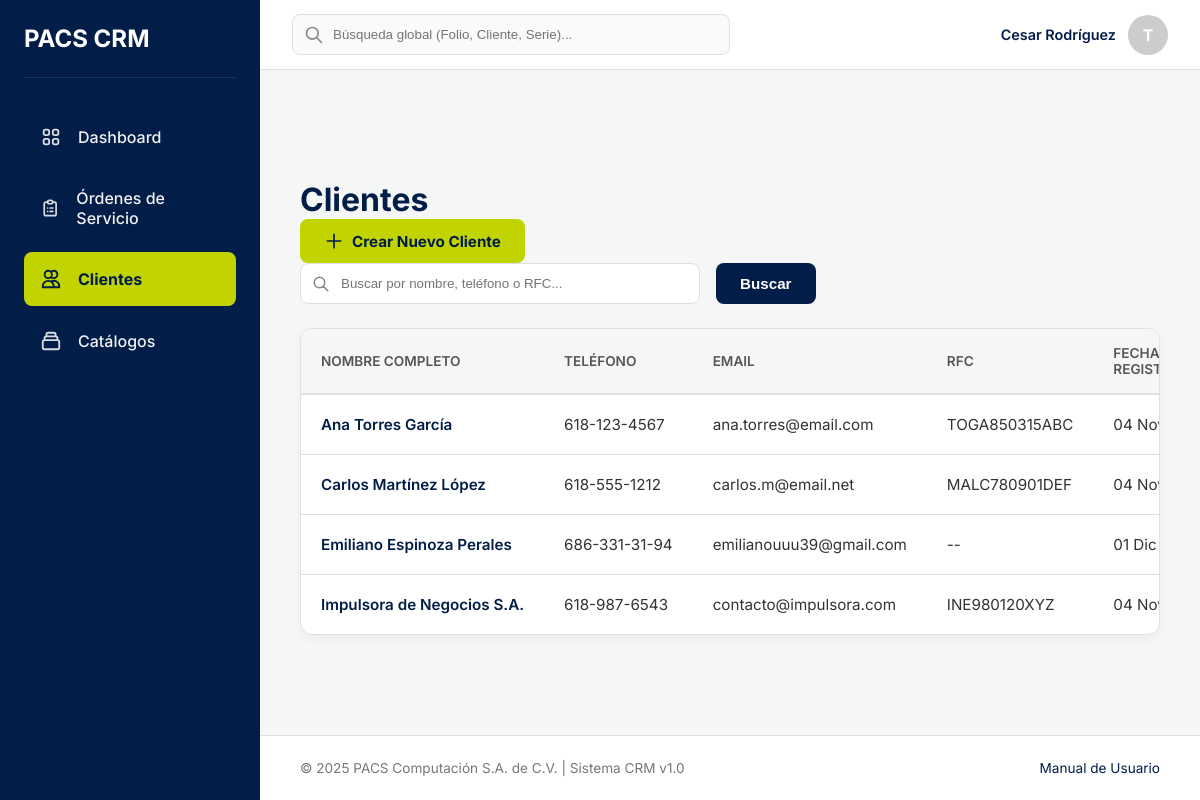
Screenshot of /clientes/ (signed in) with the database file from the repository.
### gestion_clientes/models.py (models this page shows, shortened)
class Cliente(models.Model):
    nombre_completo = models.CharField(max_length=255, verbose_name="Nombre completo")
    telefono = models.CharField(max_length=20, unique=True)
    email = models.EmailField(max_length=254, unique=True, blank=True, null=True)
    rfc = models.CharField(max_length=13, blank=True, null=True, verbose_name="RFC")
    calle = models.CharField(max_length=255, blank=True, null=True)
    numero_exterior = models.CharField(max_length=20, blank=True, null=True, verbose_name="Número Exterior") # Ajustado max_length
    numero_interior = models.CharField(max_length=20, blank=True, null=True, verbose_name="Número Interior") # Ajustado max_length
    colonia = models.CharField(max_length=100, blank=True, null=True)
    codigo_postal = models.CharField(max_length=10, blank=True, null=True, verbose_name="Código Postal") # Ajustado max_length
    ciudad = models.CharField(max_length=100, blank=True, null=True)
    estado = models.CharField(max_length=100, blank=True, null=True)
    fecha_registro = models.DateTimeField(auto_now_add=True, verbose_name="Fecha de registro")
    class Meta:
        verbose_name = "Cliente"
        verbose_name_plural = "Clientes"
        ordering = ['nombre_completo']

### gestion_clientes/views.py (the view)
# urls.py: path('', views.lista_clientes, name='lista_clientes'),
@login_required
def lista_clientes(request):
    query = request.GET.get('q')
    if query:
        clientes_list = Cliente.objects.filter(
            Q(nombre_completo__icontains=query) |
            Q(telefono__icontains=query) |
            Q(rfc__icontains=query) |
            Q(email__icontains=query)
        ).distinct()
    else:
        clientes_list = Cliente.objects.all()
    paginator = Paginator(clientes_list, 10)
    page_number = request.GET.get('page')
    page_obj = paginator.get_page(page_number)
    context = {
        'page_obj': page_obj,
        'query': query, # Para mantener el texto en la caja de búsqueda
    }
    return render(request, 'gestion_clientes/lista_clientes.html', context)

### gestion_clientes/templates/gestion_clientes/lista_clientes.html (shortened to what this page needs)
{% extends 'base.html' %}
{% block content %}
    <div class="page-header">
        <h1 class="page-title">Clientes</h1>
        <a href="{% url 'crear_cliente' %}" class="btn btn-action">
            <svg style="width:20px;height:20px" fill="none" stroke="currentColor" viewBox="0 0 24 24"><path stroke-linecap="round" stroke-linejoin="round" stroke-width="2" d="M12 4v16m8-8H4"></path></svg>
            Crear Nuevo Cliente
        </a>
    </div>
    <form method="GET" class="filters-bar">
        <div class="search-container">
            <svg class="search-icon-input" fill="none" stroke="currentColor" viewBox="0 0 24 24"><path stroke-linecap="round" stroke-linejoin="round" stroke-width="2" d="M21 21l-6-6m2-5a7 7 0 11-14 0 7 7 0 0114 0z"></path></svg>
            <input type="text" name="q" value="{{ query|default:'' }}" placeholder="Buscar por nombre, teléfono o RFC...">
        </div>
        <button type="submit" class="btn btn-primary">Buscar</button>
    </form>
    <div class="table-card">
        <div class="table-responsive">
            <table class="data-table">
                <thead>
                    <tr>
                        <th>Nombre Completo</th>
                        <th>Teléfono</th>
                        <th>Email</th>
                        <th>RFC</th>
                        <th>Fecha Registro</th>
                    </tr>
                </thead>
                <tbody>
                    {% for cliente in page_obj %}
                    <tr>
                        <td>
                            <a href="{% url 'detalle_cliente' cliente.id %}" class="client-link">{{ cliente.nombre_completo }}</a>
                        </td>
                        <td>{{ cliente.telefono }}</td>
                        <td>{{ cliente.email|default:"--" }}</td>
                        <td>{{ cliente.rfc|default:"--" }}</td>
                        <td>{{ cliente.fecha_registro|date:"d M Y" }}</td>
                    </tr>
                    {% empty %}
                    <tr>
                        <td colspan="5" style="text-align: center; padding: 2rem; color: #777;">
                            No se encontraron clientes registrados.
                        </td>
                    </tr>
                    {% endfor %}
                </tbody>
            </table>
        </div>
    </div>
{% endblock %}

### templates/base.html (shortened to what this page needs)
{% load static %}
<!DOCTYPE html>
<html lang="es">
<head>
</head>
<body>
    <aside class="sidebar" id="sidebar">
        <div class="sidebar-header">
            <h2 style="color: white;">PACS CRM</h2>
        </div>
        <nav class="sidebar-nav">
            <ul>
                <li>
                    <a href="#" class="{% if request.resolver_match.url_name == 'dashboard' %}active{% endif %}">
                        <span>Dashboard</span>
                    </a>
                </li>
                <li>
                    <a href="{% url 'lista_ordenes' %}" class="{% if 'ordenes' in request.path %}active{% endif %}">
                        <span>Órdenes de Servicio</span>
                    </a>
                </li>
                <li>
                    <a href="{% url 'lista_clientes' %}" class="{% if 'clientes' in request.path %}active{% endif %}">
                        <svg class="nav-icon" fill="none" stroke="currentColor" viewBox="0 0 24 24"><path stroke-linecap="round" stroke-linejoin="round" stroke-width="2" d="M12 4.354a4 4 0 110 5.292M15 21H3v-1a6 6 0 0112 0v1zm0 0h6v-1a6 6 0 00-9-5.197M13 7a4 4 0 11-8 0 4 4 0 018 0z"></path></svg>
                        <span>Clientes</span>
                    </a>
                </li>
                <li>
                    <a href="{% url 'lista_catalogos' %}" class="{% if 'catalogos' in request.path %}active{% endif %}">
                        <span>Catálogos</span>
                    </a>
                </li>
            </ul>
        </nav>
    </aside>
    <header class="navbar">
        <div class="navbar-search">
            <svg class="search-icon" fill="none" stroke="currentColor" viewBox="0 0 24 24"><path stroke-linecap="round" stroke-linejoin="round" stroke-width="2" d="M21 21l-6-6m2-5a7 7 0 11-14 0 7 7 0 0114 0z"></path></svg>
            <input type="text" placeholder="Búsqueda global (Folio, Cliente, Serie)...">
        </div>
        <div class="navbar-user-area">
            <div class="user-profile">
                <span class="user-name">{{ user.get_full_name|default:user.username }}</span>
                <div style="width:40px;height:40px;background:#ccc;border-radius:50%;display:flex;align-items:center;justify-content:center;color:white;font-weight:bold;">
                    {{ user.username|slice:":1"|upper }}
                </div>
            </div>
        </div>
    </header>
    <main class="main-content">
        {% block content %}{% endblock %}
    </main>
    <footer class="footer">
        <div>© 2025 PACS Computación S.A. de C.V. | Sistema CRM v1.0</div>
        <div><a href="#" style="color:var(--color-primario);text-decoration:none;">Manual de Usuario</a></div>
    </footer>
</body>
</html>

### rows the page displays
Cliente: nombre_completo "Ana Torres García", telefono "618-123-4567", email "ana.torres@email.com", rfc "TOGA850315ABC", fecha_registro "04…"
Cliente: nombre_completo "Carlos Martínez López", telefono "618-555-1212", email "carlos.m@email.net", rfc "MALC780901DEF", fecha_registro "04…"
Cliente: nombre_completo "Emiliano Espinoza Perales", telefono "686-331-31-94", email "emilianouuu39@gmail.com", rfc "--", fecha_registro "01 Dic…"
Cliente: nombre_completo "Impulsora de Negocios S.A.", telefono "618-987-6543", email "contacto@impulsora.com", rfc "INE980120XYZ", fecha_registro "04…"

### other values shown
{{ user.get_full_name|default:user.username }} "Cesar Rodríguez"
{{ user.username|slice:":1"|upper }} "T"
